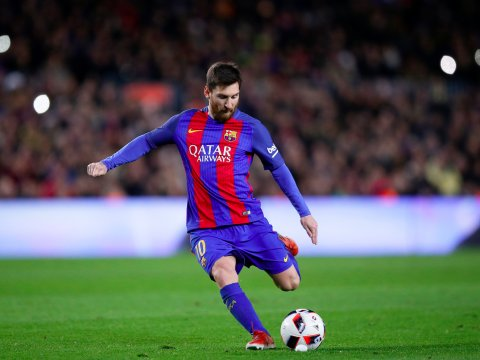
#> input picture temel_resim_islemleri/messi.jpg, 480 x 360 px
$ python piramit.py
#> lines starting #> are read from the running program, lines starting #| are printed output that depends on the picture
import cv2
img = cv2.imread('messi.jpg')
#> img is the input picture: shape (360, 480, 3); mean B, G, R 80, 85.6, 80.5

up = cv2.pyrUp(img)
down = cv2.pyrDown(img)
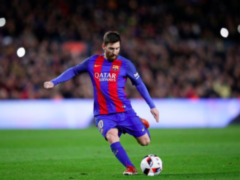
#> down: shape (180, 240, 3); mean B, G, R 80, 85.5, 80.4

cv2.imshow('original' , img)
cv2.imshow('up' , up)
cv2.imshow('down' , down)

cv2.waitKey(0)
cv2.destroyAllWindows()
